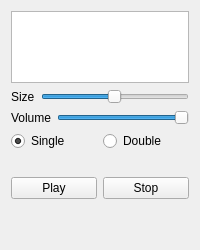
                <widget class="QWidget" name="tabVideo_2">
                 <attribute name="title">
                  <string>Video</string>
                 </attribute>
                 <layout class="QVBoxLayout" name="verticalLayout_80">
                  <item>
                   <widget class="QListWidget" name="listVideo">
                    <property name="sizeAdjustPolicy">
                     <enum>QAbstractScrollArea::AdjustToContents</enum>
                    </property>
                   </widget>
                  </item>
                  <item>
                   <layout class="QHBoxLayout" name="horizontalLayout_25">
                    <item>
                     <widget class="QLabel" name="label_10">
                      <property name="text">
                       <string>Size</string>
                      </property>
                     </widget>
                    </item>
                    <item>
                     <widget class="QSlider" name="sliVideoSize">
                      <property name="minimum">
                       <number>1</number>
                      </property>
                      <property name="maximum">
                       <number>100</number>
                      </property>
                      <property name="value">
                       <number>50</number>
                      </property>
                      <property name="tracking">
                       <bool>true</bool>
                      </property>
                      <property name="orientation">
                       <enum>Qt::Horizontal</enum>
                      </property>
                     </widget>
                    </item>
                   </layout>
                  </item>
                  <item>
                   <layout class="QHBoxLayout" name="horizontalLayout_26">
                    <item>
                     <widget class="QLabel" name="label_11">
                      <property name="text">
                       <string>Volume</string>
                      </property>
                     </widget>
                    </item>
                    <item>
                     <widget class="QSlider" name="sliVideoVolume">
                      <property name="minimum">
                       <number>1</number>
                      </property>
                      <property name="maximum">
                       <number>100</number>
                      </property>
                      <property name="value">
                       <number>100</number>
                      </property>
                      <property name="tracking">
                       <bool>true</bool>
                      </property>
                      <property name="orientation">
                       <enum>Qt::Horizontal</enum>
                      </property>
                     </widget>
                    </item>
                   </layout>
                  </item>
                  <item>
                   <layout class="QHBoxLayout" name="horizontalLayout_28">
                    <item>
                     <widget class="QRadioButton" name="btnVideoSingle">
                      <property name="toolTip">
                       <string>Show a single video</string>
                      </property>
                      <property name="text">
                       <string>Single</string>
                      </property>
                      <property name="checked">
                       <bool>true</bool>
                      </property>
                     </widget>
                    </item>
                    <item>
                     <widget class="QRadioButton" name="btnVideoDouble">
                      <property name="toolTip">
                       <string>Show two cloned video (suitable to display videos with a clear up/down direction in a Planetarium)</string>
                      </property>
                      <property name="text">
                       <string>Double</string>
                      </property>
                     </widget>
                    </item>
                   </layout>
                  </item>
                  <item>
                   <widget class="QLabel" name="labelVideoTime">
                    <property name="font">
                     <font>
                      <weight>75</weight>
                      <bold>true</bold>
                     </font>
                    </property>
                    <property name="text">
                     <string/>
                    </property>
                    <property name="alignment">
                     <set>Qt::AlignCenter</set>
                    </property>
                   </widget>
                  </item>
                  <item>
                   <layout class="QHBoxLayout" name="horizontalLayout_29">
                    <item>
                     <widget class="QPushButton" name="btnVideoPlay">
                      <property name="text">
                       <string>Play</string>
                      </property>
                     </widget>
                    </item>
                    <item>
                     <widget class="QPushButton" name="btnVideoStop">
                      <property name="text">
                       <string>Stop</string>
                      </property>
                     </widget>
                    </item>
                   </layout>
                  </item>
                  <item>
                   <spacer name="verticalSpacer_7">
                    <property name="orientation">
                     <enum>Qt::Vertical</enum>
                    </property>
                    <property name="sizeHint" stdset="0">
                     <size>
                      <width>20</width>
                      <height>40</height>
                     </size>
                    </property>
                   </spacer>
                  </item>
                 </layout>
                </widget>
